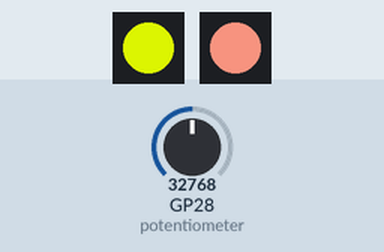
A program run on a simulated Raspberry Pi Pico running MicroPython. Shown: 2 × 1 RGB LEDs in strip order, left to right. Inputs (shaded band) come from the test bench; at power-on: GP28 (potentiometer) = 32768 (analog values on the 0–65535 scale). Dim RGB values are drawn brighter than linear; random numbers come from a fixed seed.

Above: at 1.2 s.
1.3 s: GP28 (potentiometer) set to 7864
At 2.3 s:
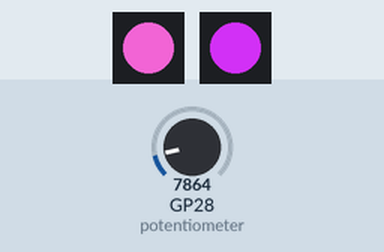
4.3 s: GP28 (potentiometer) set to 0
At 4.63 s:
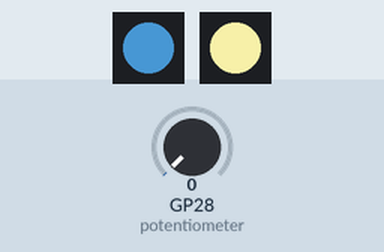
7.3 s: GP28 (potentiometer) set to 45874
At 7.8 s:
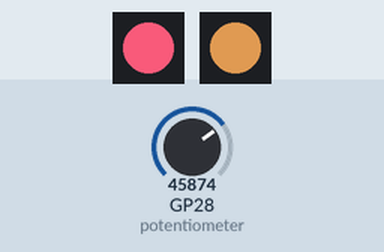
10.3 s: GP28 (potentiometer) set to 19660
At 12.19 s:
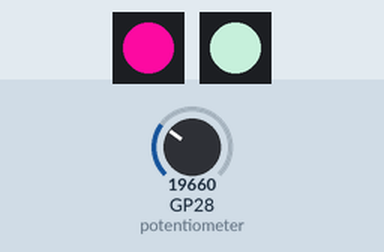
13.3 s: GP28 (potentiometer) set to 7864
At 14.83 s:
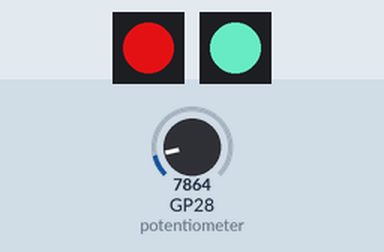
16.3 s: GP28 (potentiometer) set to 0
At 16.67 s:
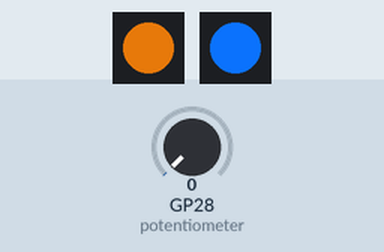
Timing chart, 0 to 23.4 s (numbered marks = the images above; inputs shaded):
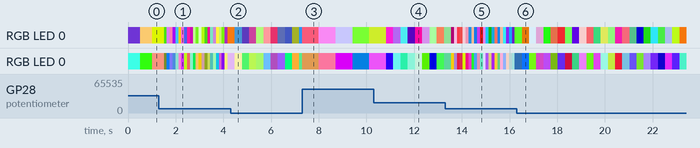

The program:

Control_the_Flash_Rate_Day_7.py
```python
# Let it Glow Advent Calendar - Day 7
# Activity 4 - Control the Flash Rate with Potentiometer
#
# Lori Pfahler
# December 13, 2023

from utime import sleep
from machine import Pin, ADC
from neopixel import NeoPixel
from random import randint

# Define GRBled1 pin number (22) and number of LEDs (1)
GRBled1 = NeoPixel(Pin(22), 1)
# Define GRBled2 pin number (21) and number of LEDs (1)
GRBled2 = NeoPixel(Pin(21), 1)

# Set up the slider on ADC pin 28
potentiometer = ADC(Pin(28))

try:
    while True:
        # Read the potentiometer value
        flash = potentiometer.read_u16() / 65000

        # Generate random GRB values for LED 1
        g1 = randint(0,255)
        r1 = randint(0,255)
        b1 = randint(0,255)

        # Generate random GRB values for LED 2
        g2 = randint(0,255)
        r2 = randint(0,255)
        b2 = randint(0,255)

        # Light the LED with the random GRB values
        GRBled1.fill((g1, r1, b1))
        GRBled1.write()
        GRBled2.fill((g2, r2, b2))
        GRBled2.write()

        # Delay based on slider position
        sleep(flash)


except KeyboardInterrupt:
    # turn LEDs off
    GRBled1.fill((0,0,0))
    GRBled1.write()
    GRBled2.fill((0,0,0))
    GRBled2.write()  
```
